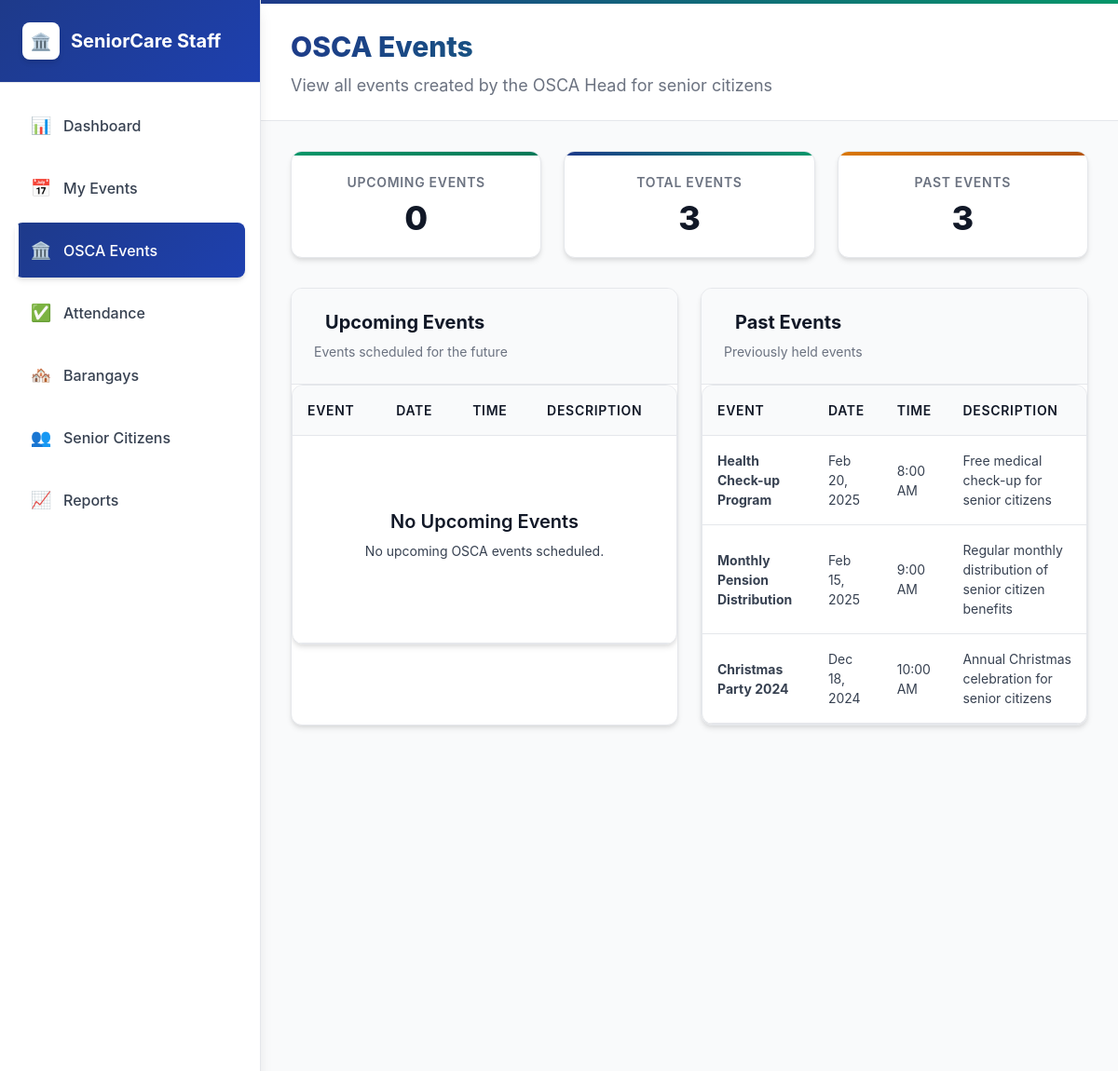
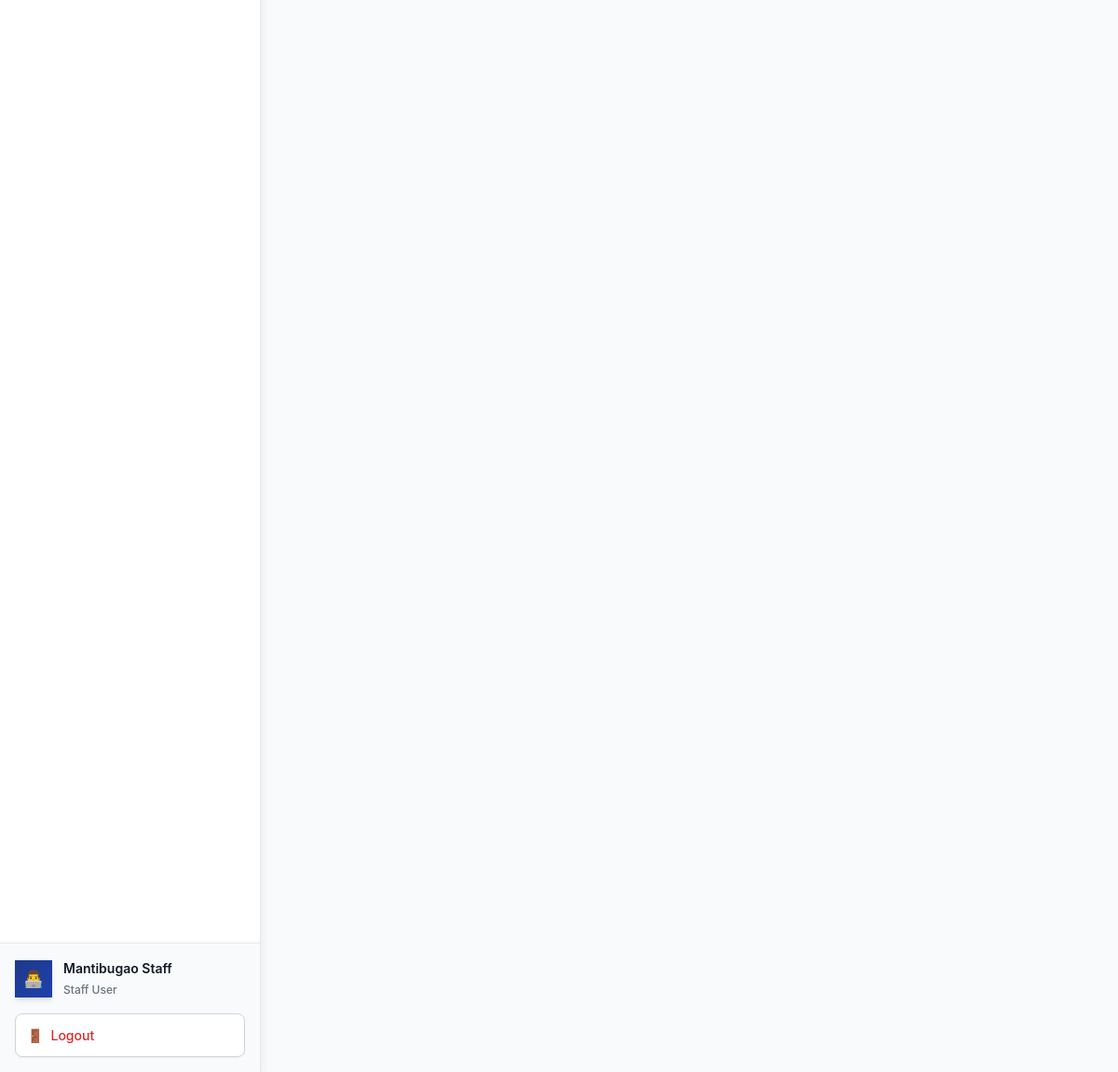
Page /public/user/osca_events.php (signed in) on the committed database (2 pictures, top to bottom).
### tables this page shows
CREATE TABLE `events` (
  `id` int(11) NOT NULL AUTO_INCREMENT,
  `title` varchar(200) NOT NULL,
  `description` text DEFAULT NULL,
  `event_date` date NOT NULL,
  `event_time` time DEFAULT NULL,
  `contact_number` varchar(50) DEFAULT NULL,
  `exact_location` text DEFAULT NULL,
  `scope` enum('admin','barangay') NOT NULL DEFAULT 'barangay',
  `barangay` varchar(120) DEFAULT NULL,
  `created_by` int(11) NOT NULL,
  `created_at` timestamp NOT NULL DEFAULT current_timestamp(),
  PRIMARY KEY (`id`),
  KEY `created_by` (`created_by`),
  CONSTRAINT `events_ibfk_1` FOREIGN KEY (`created_by`) REFERENCES `users` (`id`) ON DELETE CASCADE
);

### public/user/osca_events.php (the view, shortened to what this page needs)
<?php
$pdo = get_db_connection();
$events = $pdo->query("SELECT * FROM events WHERE scope='admin' ORDER BY event_date DESC, id DESC")->fetchAll();
$upcomingEvents = array_filter($events, function($event) {
    return strtotime($event['event_date']) >= strtotime('today');
});
$pastEvents = array_filter($events, function($event) {
    return strtotime($event['event_date']) < strtotime('today');
});
?>
<!doctype html>
<html lang="en">
<head>
	<link rel="stylesheet" href="<?= BASE_URL ?>/assets/government-portal.css">
</head>
<body>
	<?php include __DIR__ . '/../partials/sidebar_user.php'; ?>
	<main class="main-content">
		<header class="content-header">
			<h1 class="content-title">OSCA Events</h1>
			<p class="content-subtitle">View all events created by the OSCA Head for senior citizens</p>
		</header>
		<div class="content-body">
			<div class="stats animate-fade-in">
				<div class="stat success">
					<div class="stat-content">
						<h3>Upcoming Events</h3>
						<p class="number"><?= count($upcomingEvents) ?></p>
					</div>
				</div>
				<div class="stat">
					<div class="stat-content">
						<h3>Total Events</h3>
						<p class="number"><?= count($events) ?></p>
					</div>
				</div>
				<div class="stat warning">
					<div class="stat-content">
						<h3>Past Events</h3>
						<p class="number"><?= count($pastEvents) ?></p>
					</div>
				</div>
			</div>
			<div class="grid grid-2">
				<div class="card">
					<div class="card-header">
						<h2 class="card-title">
							Upcoming Events
						</h2>
						<p class="card-subtitle">Events scheduled for the future</p>
					</div>
				<div class="table-container">
					<table>
						<thead>
							<tr>
								<th>Event</th>
								<th>Date</th>
								<th>Time</th>
								<th>Description</th>
							</tr>
						</thead>
						<tbody>
							<?php if (empty($upcomingEvents)): ?>
								<tr>
									<td colspan="4">
										<div class="empty-state">
											<h3>No Upcoming Events</h3>
											<p>No upcoming OSCA events scheduled.</p>
										</div>
									</td>
								</tr>
							<?php endif; ?>
						</tbody>
					</table>
				</div>
			</div>
				<div class="card">
					<div class="card-header">
						<h2 class="card-title">
							Past Events
						</h2>
						<p class="card-subtitle">Previously held events</p>
					</div>
				<div class="table-container">
					<table>
						<thead>
							<tr>
								<th>Event</th>
								<th>Date</th>
								<th>Time</th>
								<th>Description</th>
							</tr>
						</thead>
						<tbody>
							<?php foreach ($pastEvents as $e): ?>
								<tr>
									<td><strong><?= htmlspecialchars($e['title']) ?></strong></td>
									<td><?= date('M d, Y', strtotime($e['event_date'])) ?></td>
									<td><?= $e['event_time'] ? date('g:i A', strtotime($e['event_time'])) : 'All Day' ?></td>
									<td><?= htmlspecialchars($e['description'] ?: 'No description') ?></td>
								</tr>
							<?php endforeach; ?>
						</tbody>
					</table>
				</div>
			</div>
			</div>
	</main>
</body>
</html>

### rows in the picture
events: title "Health Check-up Program", event_date "Feb 20, 2025", event_time "8:00 AM", description "Free medical check-up for senior citizens"
events: title "Monthly Pension Distribution", event_date "Feb 15, 2025", event_time "9:00 AM", description "Regular monthly distribution of senior citizen benefits"
events: title "Christmas Party 2024", event_date "Dec 18, 2024", event_time "10:00 AM", description "Annual Christmas celebration for senior citizens"

### other values in the picture
$user['name'] "Mantibugao Staff"
count($upcomingEvents) "0"
count($events) "3"
count($pastEvents) "3"
